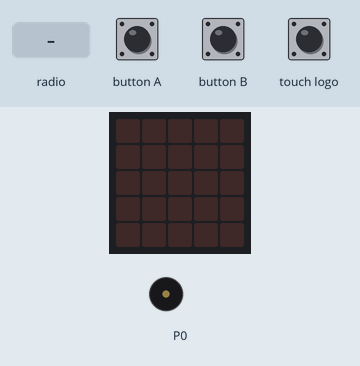
A program run on a simulated BBC micro:bit (MakeCode). Parts: the board's 5×5 LED display, buzzer (waves = sounding). The inputs (shaded band) are chosen by the test bench.

Above: at 1.2 s.
1.3 s: radio message "1" arrives
At 6.0 s:
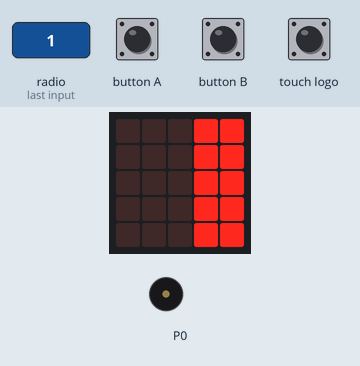
7.4 s: radio message "2" arrives
At 13.2 s:
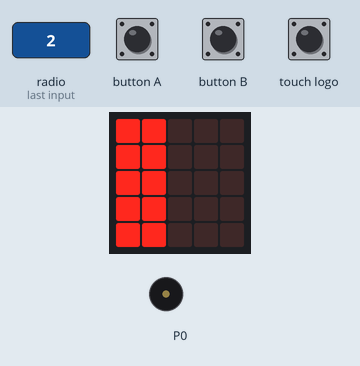
15.7 s: radio message "3" arrives
At 16.1 s:
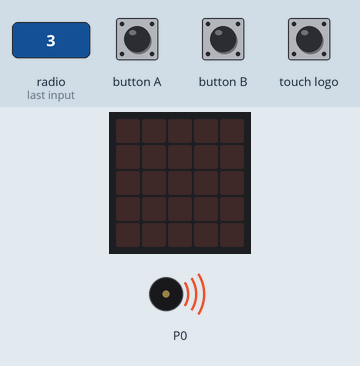
Timing chart, 0 to 21.2 s (numbered marks = the images above; inputs shaded):
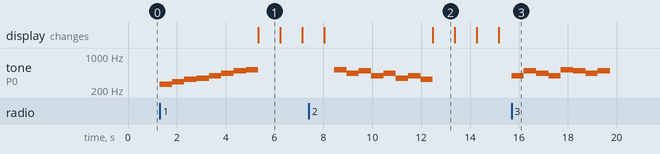

Measured:
- after the input at 1.3 s, tone on P0: plays 262 Hz for 0.51 s, 294 Hz for 0.51 s, 330 Hz for 0.51 s, 349 Hz for 0.51 s, 392 Hz for 0.51 s, 440 Hz for 0.51 s … (8 notes in this stretch), starting at once; the display: changes after 4.0 s (image 1)
- after the input at 7.4 s, tone on P0: plays 523 Hz for 0.51 s, 440 Hz for 0.51 s, 494 Hz for 0.51 s, 392 Hz for 0.51 s, 440 Hz for 0.51 s, 349 Hz for 0.51 s … (8 notes in this stretch), starting after 1.0 s; the display: first differs from a run without the input after 5.1 s (image 2)
- after the input at 15.7 s, tone on P0: plays 392 Hz for 0.51 s, 494 Hz for 0.51 s, 440 Hz for 0.51 s, 392 Hz for 0.51 s, 523 Hz for 0.51 s, 494 Hz for 0.51 s … (8 notes in this stretch), starting at once
- what the display in image 1 shows lasts 0.9 s, from 5.3 s to 6.2 s

The program:

main.ts
```typescript
radio.onReceivedNumber(function (receivedNumber) {
    if (receivedNumber == 1) {
        eskuineko_intermitentea()
    }
    if (receivedNumber == 2) {
        ezkerreko_intermitentea()
    }
    if (receivedNumber == 3) {
        limpiaparabrisas()
    }
})
function ezkerreko_intermitentea () {
    music.playMelody("C5 A B G A F G E ", 120)
    basic.showLeds(`
        # # . . .
        # # . . .
        # # . . .
        # # . . .
        # # . . .
        `)
    basic.pause(500)
    basic.showLeds(`
        . . . . .
        . . . . .
        . . . . .
        . . . . .
        . . . . .
        `)
    basic.pause(500)
    basic.showLeds(`
        # # . . .
        # # . . .
        # # . . .
        # # . . .
        # # . . .
        `)
    basic.pause(500)
    basic.showLeds(`
        . . . . .
        . . . . .
        . . . . .
        . . . . .
        . . . . .
        `)
}
function limpiaparabrisas () {
    pins.digitalWritePin(DigitalPin.P0, 180)
    music.playMelody("G B A G C5 B A B ", 120)
}
function eskuineko_intermitentea () {
    music.playMelody("C D E F G A B C5 ", 120)
    basic.showLeds(`
        . . . # #
        . . . # #
        . . . # #
        . . . # #
        . . . # #
        `)
    basic.pause(500)
    basic.showLeds(`
        . . . . .
        . . . . .
        . . . . .
        . . . . .
        . . . . .
        `)
    basic.pause(500)
    basic.showLeds(`
        . . . # #
        . . . # #
        . . . # #
        . . . # #
        . . . # #
        `)
    basic.pause(500)
    basic.showLeds(`
        . . . . .
        . . . . .
        . . . . .
        . . . . .
        . . . . .
        `)
}
radio.setGroup(7)
basic.forever(function () {
    if (input.buttonIsPressed(Button.A)) {
        radio.sendNumber(1)
    }
    if (input.buttonIsPressed(Button.B)) {
        radio.sendNumber(2)
    }
    if (input.logoIsPressed()) {
        radio.sendNumber(3)
    }
})
```

test.ts
```typescript
// aquí va el archivo "tests"; esto no se compilará cuando este paquete se utilice como una extensión.
```
